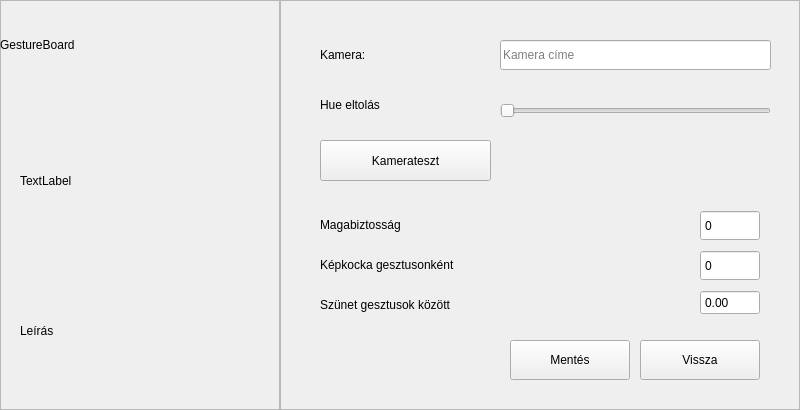
<?xml version="1.0" encoding="UTF-8"?>
<ui version="4.0">
 <class>Form</class>
 <widget class="QWidget" name="Form">
  <property name="geometry">
   <rect>
    <x>0</x>
    <y>0</y>
    <width>800</width>
    <height>410</height>
   </rect>
  </property>
  <property name="windowTitle">
   <string>Form</string>
  </property>
  <widget class="QFrame" name="frameBlue">
   <property name="geometry">
    <rect>
     <x>0</x>
     <y>0</y>
     <width>280</width>
     <height>410</height>
    </rect>
   </property>
   <property name="frameShape">
    <enum>QFrame::Shape::StyledPanel</enum>
   </property>
   <property name="frameShadow">
    <enum>QFrame::Shadow::Raised</enum>
   </property>
   <widget class="QLabel" name="lblTitle">
    <property name="geometry">
     <rect>
      <x>0</x>
      <y>20</y>
      <width>240</width>
      <height>50</height>
     </rect>
    </property>
    <property name="text">
     <string>GestureBoard</string>
    </property>
   </widget>
   <widget class="QLabel" name="lblDescription">
    <property name="geometry">
     <rect>
      <x>20</x>
      <y>270</y>
      <width>231</width>
      <height>121</height>
     </rect>
    </property>
    <property name="text">
     <string>Leírás</string>
    </property>
    <property name="wordWrap">
     <bool>true</bool>
    </property>
   </widget>
   <widget class="QLabel" name="lblCvImg">
    <property name="geometry">
     <rect>
      <x>20</x>
      <y>110</y>
      <width>241</width>
      <height>141</height>
     </rect>
    </property>
    <property name="text">
     <string>TextLabel</string>
    </property>
   </widget>
  </widget>
  <widget class="QFrame" name="frameButtons">
   <property name="geometry">
    <rect>
     <x>280</x>
     <y>0</y>
     <width>520</width>
     <height>410</height>
    </rect>
   </property>
   <property name="frameShape">
    <enum>QFrame::Shape::StyledPanel</enum>
   </property>
   <property name="frameShadow">
    <enum>QFrame::Shadow::Raised</enum>
   </property>
   <widget class="QLabel" name="lblCamera">
    <property name="geometry">
     <rect>
      <x>40</x>
      <y>40</y>
      <width>161</width>
      <height>30</height>
     </rect>
    </property>
    <property name="text">
     <string>Kamera:</string>
    </property>
   </widget>
   <widget class="QLineEdit" name="txtInputCamera">
    <property name="geometry">
     <rect>
      <x>220</x>
      <y>40</y>
      <width>271</width>
      <height>30</height>
     </rect>
    </property>
    <property name="placeholderText">
     <string>Kamera címe</string>
    </property>
   </widget>
   <widget class="QPushButton" name="btnStartCam">
    <property name="geometry">
     <rect>
      <x>40</x>
      <y>140</y>
      <width>171</width>
      <height>41</height>
     </rect>
    </property>
    <property name="text">
     <string>Kamerateszt</string>
    </property>
   </widget>
   <widget class="QPushButton" name="btnBack">
    <property name="geometry">
     <rect>
      <x>360</x>
      <y>340</y>
      <width>120</width>
      <height>40</height>
     </rect>
    </property>
    <property name="text">
     <string>Vissza</string>
    </property>
   </widget>
   <widget class="QSlider" name="sliderHue">
    <property name="geometry">
     <rect>
      <x>220</x>
      <y>95</y>
      <width>271</width>
      <height>31</height>
     </rect>
    </property>
    <property name="orientation">
     <enum>Qt::Orientation::Horizontal</enum>
    </property>
   </widget>
   <widget class="QLabel" name="lblHue">
    <property name="geometry">
     <rect>
      <x>40</x>
      <y>90</y>
      <width>161</width>
      <height>30</height>
     </rect>
    </property>
    <property name="text">
     <string>Hue eltolás</string>
    </property>
   </widget>
   <widget class="QLabel" name="lblFrameCnt">
    <property name="geometry">
     <rect>
      <x>40</x>
      <y>250</y>
      <width>301</width>
      <height>30</height>
     </rect>
    </property>
    <property name="text">
     <string>Képkocka gesztusonként</string>
    </property>
   </widget>
   <widget class="QLabel" name="lblDelay">
    <property name="geometry">
     <rect>
      <x>40</x>
      <y>290</y>
      <width>341</width>
      <height>30</height>
     </rect>
    </property>
    <property name="text">
     <string>Szünet gesztusok között</string>
    </property>
   </widget>
   <widget class="QLabel" name="lblConfidence">
    <property name="geometry">
     <rect>
      <x>40</x>
      <y>210</y>
      <width>191</width>
      <height>30</height>
     </rect>
    </property>
    <property name="text">
     <string>Magabiztosság</string>
    </property>
   </widget>
   <widget class="QSpinBox" name="spinConfidence">
    <property name="geometry">
     <rect>
      <x>420</x>
      <y>210</y>
      <width>60</width>
      <height>31</height>
     </rect>
    </property>
    <property name="buttonSymbols">
     <enum>QAbstractSpinBox::ButtonSymbols::NoButtons</enum>
    </property>
   </widget>
   <widget class="QSpinBox" name="spinFrameCnt">
    <property name="geometry">
     <rect>
      <x>420</x>
      <y>250</y>
      <width>60</width>
      <height>31</height>
     </rect>
    </property>
    <property name="buttonSymbols">
     <enum>QAbstractSpinBox::ButtonSymbols::NoButtons</enum>
    </property>
   </widget>
   <widget class="QDoubleSpinBox" name="spinDelay">
    <property name="geometry">
     <rect>
      <x>420</x>
      <y>290</y>
      <width>60</width>
      <height>25</height>
     </rect>
    </property>
    <property name="buttonSymbols">
     <enum>QAbstractSpinBox::ButtonSymbols::NoButtons</enum>
    </property>
   </widget>
   <widget class="QPushButton" name="btnSave">
    <property name="geometry">
     <rect>
      <x>230</x>
      <y>340</y>
      <width>120</width>
      <height>40</height>
     </rect>
    </property>
    <property name="text">
     <string>Mentés</string>
    </property>
   </widget>
  </widget>
 </widget>
 <resources/>
 <connections/>
</ui>
